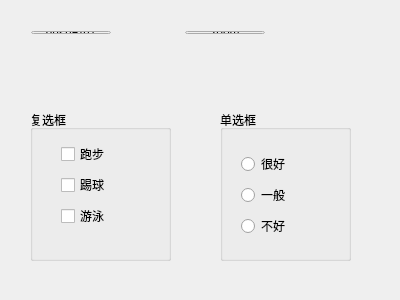
<?xml version="1.0" encoding="UTF-8"?>
<ui version="4.0">
 <class>MyWidget_Btn</class>
 <widget class="QWidget" name="MyWidget_Btn">
  <property name="geometry">
   <rect>
    <x>0</x>
    <y>0</y>
    <width>400</width>
    <height>300</height>
   </rect>
  </property>
  <property name="windowTitle">
   <string>MyWidget_Btn</string>
  </property>
  <widget class="QWidget" name="layoutWidget">
   <property name="geometry">
    <rect>
     <x>20</x>
     <y>20</y>
     <width>256</width>
     <height>25</height>
    </rect>
   </property>
   <layout class="QHBoxLayout" name="horizontalLayout">
    <item>
     <widget class="QPushButton" name="pushButton">
      <property name="text">
       <string>pushBtn1</string>
      </property>
      <property name="checkable">
       <bool>true</bool>
      </property>
     </widget>
    </item>
    <item>
     <widget class="QPushButton" name="helpbtn">
      <property name="flat">
       <bool>true</bool>
      </property>
     </widget>
    </item>
    <item>
     <widget class="QPushButton" name="pushBtn_zoom">
      <property name="text">
       <string>zoom</string>
      </property>
     </widget>
    </item>
   </layout>
  </widget>
  <widget class="QGroupBox" name="groupBox">
   <property name="geometry">
    <rect>
     <x>30</x>
     <y>110</y>
     <width>141</width>
     <height>151</height>
    </rect>
   </property>
   <property name="title">
    <string>复选框</string>
   </property>
   <widget class="QWidget" name="">
    <property name="geometry">
     <rect>
      <x>20</x>
      <y>20</y>
      <width>111</width>
      <height>111</height>
     </rect>
    </property>
    <layout class="QVBoxLayout" name="verticalLayout">
     <property name="sizeConstraint">
      <enum>QLayout::SetDefaultConstraint</enum>
     </property>
     <item>
      <widget class="QCheckBox" name="checkBox">
       <property name="text">
        <string>跑步</string>
       </property>
       <property name="tristate">
        <bool>true</bool>
       </property>
      </widget>
     </item>
     <item>
      <widget class="QCheckBox" name="checkBox_2">
       <property name="text">
        <string>踢球</string>
       </property>
       <property name="tristate">
        <bool>true</bool>
       </property>
      </widget>
     </item>
     <item>
      <widget class="QCheckBox" name="checkBox_3">
       <property name="text">
        <string>游泳</string>
       </property>
       <property name="tristate">
        <bool>true</bool>
       </property>
      </widget>
     </item>
    </layout>
   </widget>
  </widget>
  <widget class="QGroupBox" name="groupBox_2">
   <property name="geometry">
    <rect>
     <x>220</x>
     <y>110</y>
     <width>131</width>
     <height>151</height>
    </rect>
   </property>
   <property name="title">
    <string>单选框</string>
   </property>
   <widget class="QWidget" name="">
    <property name="geometry">
     <rect>
      <x>10</x>
      <y>30</y>
      <width>111</width>
      <height>111</height>
     </rect>
    </property>
    <layout class="QVBoxLayout" name="verticalLayout_2">
     <item>
      <widget class="QRadioButton" name="radioButton">
       <property name="text">
        <string>很好</string>
       </property>
      </widget>
     </item>
     <item>
      <widget class="QRadioButton" name="radioButton_2">
       <property name="text">
        <string>一般</string>
       </property>
      </widget>
     </item>
     <item>
      <widget class="QRadioButton" name="radioButton_3">
       <property name="text">
        <string>不好</string>
       </property>
      </widget>
     </item>
    </layout>
   </widget>
  </widget>
 </widget>
 <layoutdefault spacing="6" margin="11"/>
 <resources/>
 <connections/>
</ui>
